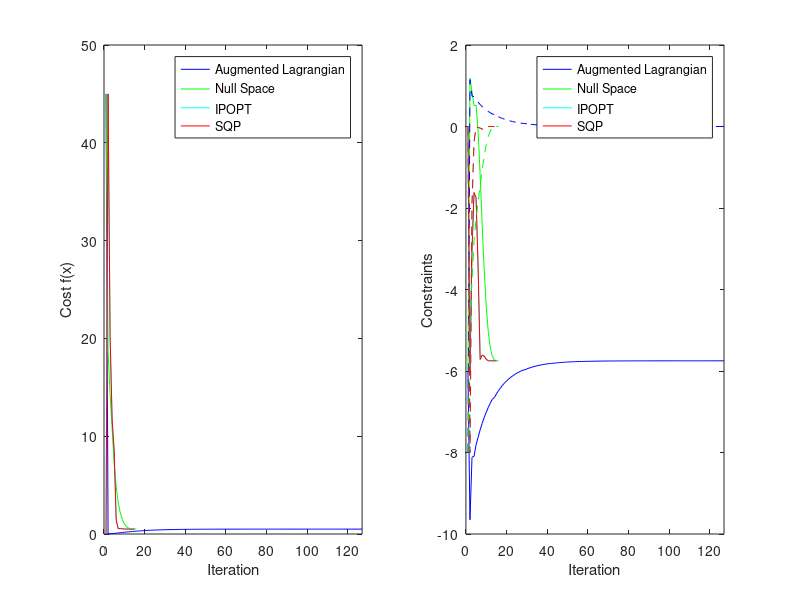

This chart was generated by the following MATLAB code:
load("AugmentedLagrAcademic4.mat")
a.cost  = c;
a.const = h;
a.dual  = d;
a.iter  = 1:length(c);

load("NullSpaceAcademicT4.mat")
n.cost  = c;
n.const = h;
n.dual  = d;
n.iter  = 1:length(c);

load("fminconIPOPTacademic4.mat")
i = struct();
i.cost  = c;
i.const = h;
i.iter  = 1:length(c);

load("fminconSQPacademic4.mat")
s.cost  = c;
s.const = h;
s.iter  = 1:length(c);

subplot(1,2,1)
plot(a.iter,a.cost,'b',n.iter,n.cost,'g',i.iter,i.cost,'c',s.iter,s.cost,'r')
xlabel('Iteration')
ylabel('Cost f(x)')
legend('Augmented Lagrangian','Null Space','IPOPT','SQP')
xlim([0 127])

subplot(1,2,2)
plot(a.iter,a.const(1,:),'b',n.iter,n.const(1,:),'g',i.iter,i.const(1,:),'c',s.iter,s.const(1,:),'r',...
    a.iter,a.const(2,:),'b--',n.iter,n.const(2,:),'g--',i.iter,i.const(2,:),'c--',...
    s.iter,s.const(2,:),'r--')
xlabel('Iteration')
ylabel('Constraints')
legend('Augmented Lagrangian','Null Space','IPOPT','SQP')
xlim([0 127])
% figure()
% plot(a.iter,a.dual(1,:),'b',n.iter,n.dual(1,:),'r',a.iter,a.dual(2,:),'b--',n.iter,n.dual(2,:),'r--')
% xlabel('Iteration')
% ylabel('\lambda')
% xlim([1,a.iter(end)])
% legend('Augmented Lagrangian','Null Space')
